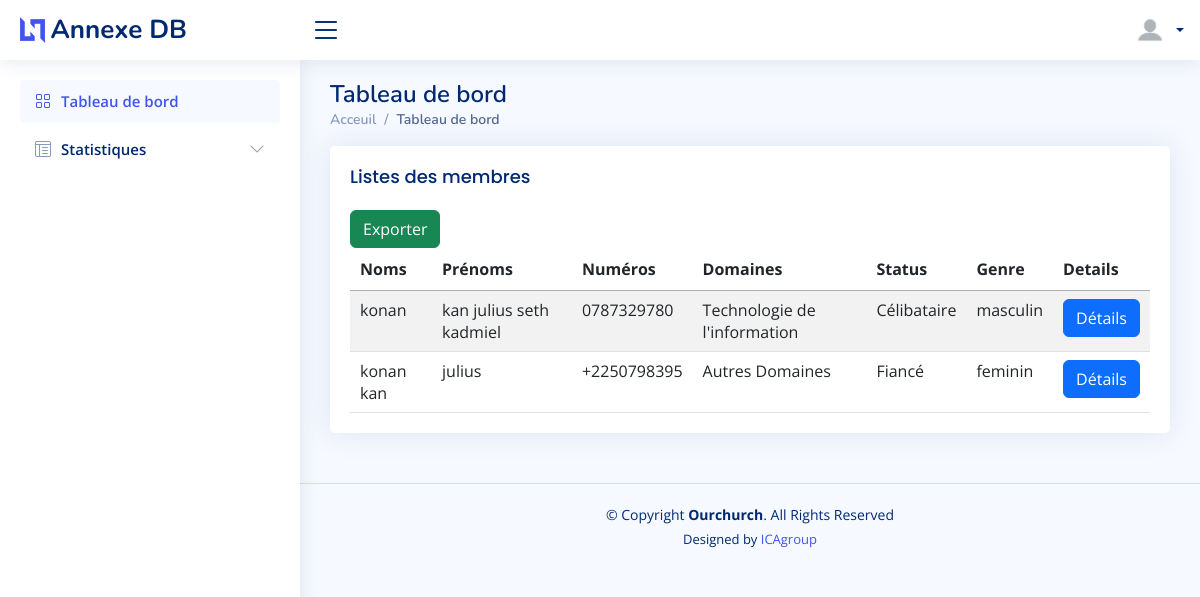
The app's page /index (signed in), older data.
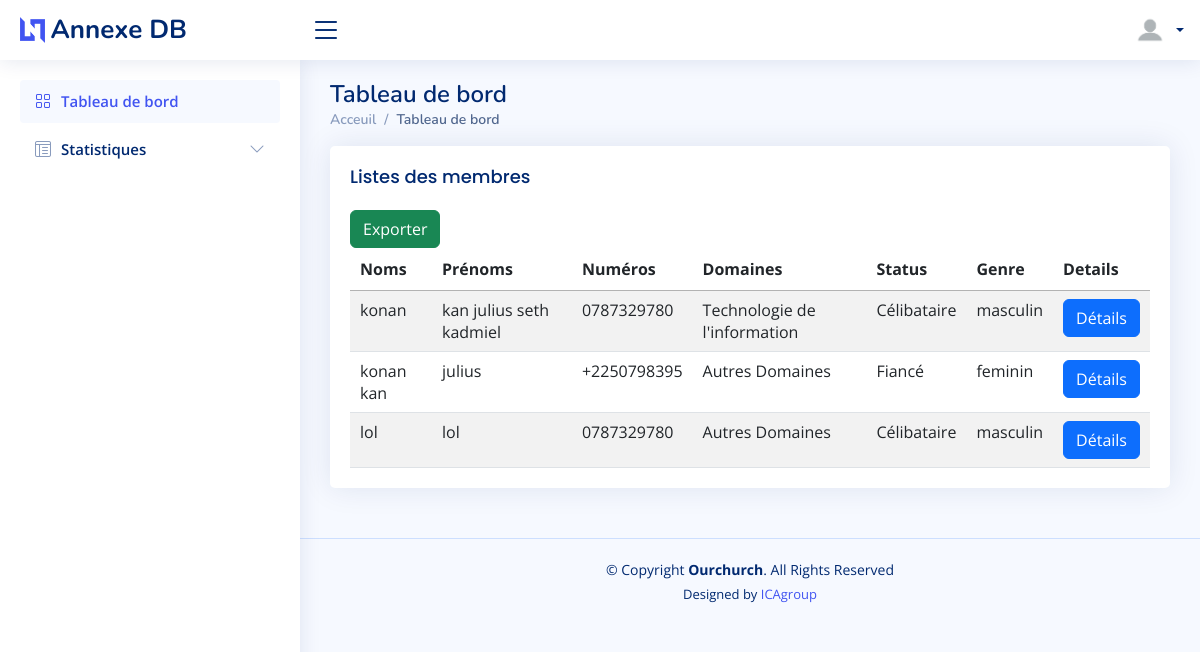
The same page, newer data.
### comptes/models.py (models this page shows)
class Person(models.Model):
    user = models.ForeignKey(User ,null=True, blank=True, on_delete=models.CASCADE)
    birthday = models.DateField(auto_now=False, auto_now_add=False)
    living_town = models.CharField(max_length=50)
    commune = models.CharField(max_length=50)
    number = models.CharField(max_length=10)
    status = models.CharField(max_length=15)
    domaines = models.CharField(max_length=80)
    genre = models.CharField(max_length=10)

### comptes/views.py (the view)
# urls.py: path('index',views.index, name='index'),
@match
@login_required
def index(request):
    if not request.user.is_authenticated:
        return redirect('connexion')
    membres = Person.objects.all()
    context={
        'membres': membres,
    }
    return render(request, 'pages/index.html', context)

### comptes/templates/pages/index.html (shortened to what this page needs)
{% load static %}
<header>
{% include 'main/header/header.html' %}
{% include 'main/menu/menu.html' %}
</header>
<body>
    <main id="main" class="main">
        <div class="pagetitle">
            <h1>Tableau de bord</h1>
            <nav>
              <ol class="breadcrumb">
                <li class="breadcrumb-item"><a href="{% url 'index' %}">Acceuil</a></li>
                <li class="breadcrumb-item active">Tableau de bord</li>
              </ol>
            </nav>
          </div>
            <section class="section">
              <div class="row">
                <div class="col-12">
                  <div class="card">
                    <div class="card-body col-12">
                      <h5 class="card-title">Listes des membres</h5>
                  <table class="table datatable table-striped">
                    <thead>
                            <tr>
                              <th scope="col">Noms</th>
                              <th scope="col">Prénoms</th>
                              <th scope="col">Numéros</th>
                              <th scope="col">Domaines</th>
                              <th scope="col">Status</th>
                              <th scope="col">Genre</th>
                              <th scope="col">Details</th>
                            </tr>
                          </thead>
                          <tbody>
                            {% for membre in membres  %}
                            <tr>
                              <td>{{membre.user.last_name}} </td>
                              <td>{{membre.user.first_name}}</td>
                              <td>{{membre.number}}</td>
                              <td>{{membre.domaines}}</td>
                              <td>{{membre.status}}</td>
                              <td>{{membre.genre}}</td>
                              <td><a class="white"href="{% url 'details' membre.id %}"><button type="submit" class="btn btn-primary">Détails</button></a></td>
                            </tr>
                            {% endfor %}
                              <a class="white" href="{% url 'export' %}"><button class=" btn btn-success"> Exporter</button> </a>
                          </tbody>
                  </table>
                </div>
              </div>
            </div>
          </div>
        </section>
    </main>
<footer>
    {% include 'main/footer/footer.html' %}
</footer>
</body>

### comptes/templates/main/header/header.html (shortened to what this page needs)
{% load static %}
<!DOCTYPE html>
<html lang="en">
<head>
  <link href="{% static 'assets/vendor/bootstrap/css/bootstrap.min.css' %}" rel="stylesheet">
  <link href="{% static 'assets/vendor/bootstrap-icons/bootstrap-icons.css' %}" rel="stylesheet">
  <link href="{% static 'assets/vendor/boxicons/css/boxicons.min.css' %}" rel="stylesheet">
  <link href="{% static 'assets/vendor/quill/quill.snow.css' %}" rel="stylesheet">
  <link href="{% static 'assets/vendor/quill/quill.bubble.css' %}" rel="stylesheet">
  <link href="{% static 'assets/vendor/remixicon/remixicon.css' %}" rel="stylesheet">
  <link href="{% static 'assets/vendor/simple-datatables/style.css' %}" rel="stylesheet">
  <link rel="stylesheet" href="https://cdn.datatables.net/1.13.4/css/jquery.dataTables.css" />
  <link href="{% static 'assets/css/style.css' %}" rel="stylesheet">
</head>

### comptes/templates/main/menu/menu.html (shortened to what this page needs)
{% load static %}
<header id="header" class="header fixed-top d-flex align-items-center">
  <div class="d-flex align-items-center justify-content-between">
    <a href="{% url 'index' %}" class="logo d-flex align-items-center">
      <img src="{% static 'assets/img/logo.png'%}" alt="">
      <span class="d-none d-lg-block">Annexe DB</span>
    </a>
    <i class="bi bi-list toggle-sidebar-btn"></i>
  </div>
  <nav class="header-nav ms-auto">
    <ul class="d-flex align-items-center">
      <li class="nav-item dropdown pe-3">
        <a class="nav-link nav-profile d-flex align-items-center pe-0" href="#" data-bs-toggle="dropdown">
          <img src="{% static 'assets/img/profil.png'%}" alt="Profile" class="rounded-circle">
          <span class="d-none d-md-block dropdown-toggle ps-2">{{user.last_name}}</span>
        </a>
      </li>
    </ul>
  </nav>
</header>
<aside id="sidebar" class="sidebar">
  <ul class="sidebar-nav" id="sidebar-nav">
    <li class="nav-item">
      <a class="nav-link " href="{% url 'index'%}">
        <i class="bi bi-grid"></i>
        <span>Tableau de bord</span>
      </a>
    </li>
    <li class="nav-item">
      <a class="nav-link collapsed" data-bs-target="#tables-nav" data-bs-toggle="collapse" href="#">
        <i class="bi bi-layout-text-window-reverse"></i><span>Statistiques</span><i class="bi bi-chevron-down ms-auto"></i>
      </a>
    </li>
  </ul>
</aside>

### comptes/templates/main/footer/footer.html (shortened to what this page needs)
{% load static %}
<footer id="footer" class="footer">
    <div class="copyright">
      &copy; Copyright <strong><span>Ourchurch</span></strong>. All Rights Reserved
    </div>
    <div class="credits">
      Designed by <a href="#">ICAgroup</a>
    </div>
  </footer>

### comptes/static/assets/css/style.css (style rules this page uses)
:root { scroll-behavior: smooth; }
body { font-family: "Open Sans", sans-serif; background: #f6f9ff; color: #444444; }
a { color: #4154f1; text-decoration: none; }
h1, h2, h3, h4, h5, h6 { font-family: "Nunito", sans-serif; }
#main { margin-top: 60px; padding: 20px 30px; transition: all 0.3s; }
.pagetitle { margin-bottom: 10px; }
.pagetitle h1 { font-size: 24px; margin-bottom: 0; font-weight: 600; color: #012970; }
.card { margin-bottom: 30px; border: none; border-radius: 5px; box-shadow: 0px 0 30px rgba(1, 41, 112, 0.1); }
.card-title { padding: 20px 0 15px 0; font-size: 18px; font-weight: 500; color: #012970; font-family: "Poppins", sans-serif; }
.card-body { padding: 0 20px 20px 20px; }
.breadcrumb { font-size: 14px; font-family: "Nunito", sans-serif; color: #899bbd; font-weight: 600; }
.breadcrumb a { color: #899bbd; transition: 0.3s; }
.breadcrumb .breadcrumb-item::before { color: #899bbd; }
.breadcrumb .active { color: #51678f; font-weight: 600; }
.logo { line-height: 1; }
@media (min-width: 1200px) { .logo { width: 280px; } }
.logo img { max-height: 26px; margin-right: 6px; }
.logo span { font-size: 26px; font-weight: 700; color: #012970; font-family: "Nunito", sans-serif; }
.header { transition: all 0.5s; z-index: 997; height: 60px; box-shadow: 0px 2px 20px rgba(1, 41, 112, 0.1); background-color: #fff; padding-left: 20px; }
.header .toggle-sidebar-btn { font-size: 32px; padding-left: 10px; cursor: pointer; color: #012970; }
.header-nav ul { list-style: none; }
.header-nav>ul { margin: 0; padding: 0; }
.header-nav .nav-profile { color: #012970; }
.header-nav .nav-profile img { max-height: 36px; }
.header-nav .nav-profile span { font-size: 14px; font-weight: 600; }
.sidebar { position: fixed; top: 60px; left: 0; bottom: 0; width: 300px; z-index: 996; transition: all 0.3s; padding: 20px; overflow-y: auto; scrollbar-width: thin; scrollbar-color: #aab7cf transparent; box-shadow: 0px 0px 20px rgba(1, 41, 112, 0.1); background-color: #fff; }
@media (min-width: 1200px) { #main, #footer { margin-left: 300px; } }
.sidebar-nav { padding: 0; margin: 0; list-style: none; }
.sidebar-nav li { padding: 0; margin: 0; list-style: none; }
.sidebar-nav .nav-item { margin-bottom: 5px; }
.sidebar-nav .nav-link { display: flex; align-items: center; font-size: 15px; font-weight: 600; color: #4154f1; transition: 0.3; background: #f6f9ff; padding: 10px 15px; border-radius: 4px; }
.sidebar-nav .nav-link i { font-size: 16px; margin-right: 10px; color: #4154f1; }
.sidebar-nav .nav-link.collapsed { color: #012970; background: #fff; }
.sidebar-nav .nav-link.collapsed i { color: #899bbd; }
.sidebar-nav .nav-link .bi-chevron-down { margin-right: 0; transition: transform 0.2s ease-in-out; }
.footer { padding: 20px 0; font-size: 14px; transition: all 0.3s; border-top: 1px solid #cddfff; }
.footer .copyright { text-align: center; color: #012970; }
.footer .credits { padding-top: 5px; text-align: center; font-size: 13px; color: #012970; }

### comptes/templates/pages/index.html (style rules this page uses)
.white { color:white; }

Row changes from the older to the newer data that the page shows:
added Person: user.last_name "lol", user.first_name "lol", number "0787329780", domaines "Autres Domaines", status "Célibataire", genre "masculin"
